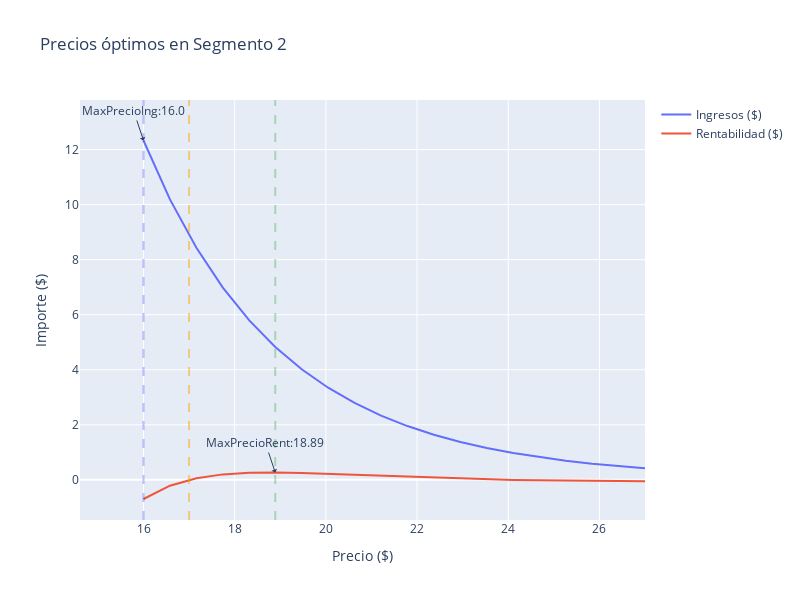

The notebook cell saved with this chart:
### Code cell
fig = go.Figure()

# Se agrega el precio máximo de ingreso
fig.add_trace(go.Scatter(x=df_elasticidad['irr'], y=df_elasticidad['ingresos_seg2'], name='Ingresos ($)'))
# Se agrega la etiqueta
fig.add_annotation(x=float(max_ing_seg2['irr']), y=float(max_ing_seg2['ingresos_seg2']),
                                  text="MaxPrecioIng:"+str(float(max_ing_seg2['irr'].round(2))),
                                  showarrow=True,
                                  arrowhead=1)
# Se agrega la recta del precio máximo
fig.add_vline(x=float(max_ing_seg2['irr']), line_width=2, line_dash="dash",
                             line_color="blue", opacity=0.25)

# Se agrega el precio máximo de rentabilidad
fig.add_trace(go.Scatter(x=df_elasticidad['irr'], y=df_elasticidad['rentabilidad_seg2'], name='Rentabilidad ($)'))
# Se agrega la etiqueta
fig.add_annotation(x=float(max_ren_seg2['irr']), y=float(max_ren_seg2['rentabilidad_seg2']),
                                  text="MaxPrecioRent:"+str(float(max_ren_seg2['irr'].round(2))),
                                  showarrow=True,
                                  arrowhead=1)
# Se agrega la recta del precio máximo
fig.add_vline(x=float(max_ren_seg2['irr']), line_width=2, line_dash="dash",
                             line_color="green", opacity=0.25)

# Agregamos la línea de restricción: Costo
fig.add_vline(x=float(df_elasticidad['costo'].mean()), line_width=2, line_dash="dash",
                             line_color="orange", opacity=0.5)

# Configuración del gráfico
fig.update_layout(
    showlegend=True,
    width=800,
    height=600,
    xaxis_title="Precio ($)",
    yaxis_title="Importe ($)",
    title="Precios óptimos en Segmento 2")

### Figure 1 — Plotly figure (JSON) as saved in the notebook; plotly's stock layout.template omitted (floating-point values rounded to 4 significant figures)
{"data": [{"name": "Ingresos ($)", "type": "scatter", "x": [16, 16.58, 17.16, 17.74, 18.32, 18.89, 19.47, 20.05, 20.63, 21.21, 21.79, 22.37, 22.95, 23.53, 24.11, 24.68, 25.26, 25.84, 26.42, 27], "y": [12.33, 10.19, 8.429, 6.983, 5.793, 4.828, 4.016, 3.346, 2.792, 2.334, 1.953, 1.638, 1.375, 1.156, 0.974, 0.824, 0.6961, 0.589, 0.499, 0.4235]}, {"name": "Rentabilidad ($)", "type": "scatter", "x": [16, 16.58, 17.16, 17.74, 18.32, 18.89, 19.47, 20.05, 20.63, 21.21, 21.79, 22.37, 22.95, 23.53, 24.11, 24.68, 25.26, 25.84, 26.42, 27], "y": [-0.6961, -0.2129, 0.05901, 0.1982, 0.2559, 0.2651, 0.2472, 0.2152, 0.1775, 0.139, 0.1026, 0.06983, 0.04132, 0.01717, -0.002824, -0.01876, -0.03162, -0.04155, -0.04897, -0.05428]}], "layout": {"annotations": [{"arrowhead": 1, "showarrow": true, "text": "MaxPrecioIng:16.0", "x": 16, "y": 12.33}, {"arrowhead": 1, "showarrow": true, "text": "MaxPrecioRent:18.89", "x": 18.89, "y": 0.2651}], "height": 600, "shapes": [{"line": {"color": "blue", "dash": "dash", "width": 2}, "opacity": 0.25, "type": "line", "x0": 16, "x1": 16, "xref": "x", "y0": 0, "y1": 1, "yref": "y domain"}, {"line": {"color": "green", "dash": "dash", "width": 2}, "opacity": 0.25, "type": "line", "x0": 18.89, "x1": 18.89, "xref": "x", "y0": 0, "y1": 1, "yref": "y domain"}, {"line": {"color": "orange", "dash": "dash", "width": 2}, "opacity": 0.5, "type": "line", "x0": 17, "x1": 17, "xref": "x", "y0": 0, "y1": 1, "yref": "y domain"}], "showlegend": true, "title": {"text": "Precios óptimos en Segmento 2"}, "width": 800, "xaxis": {"title": {"text": "Precio ($)"}}, "yaxis": {"title": {"text": "Importe ($)"}}}}
